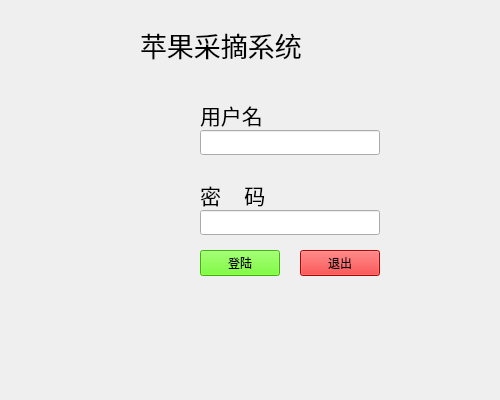
<?xml version="1.0" encoding="UTF-8"?>
<ui version="4.0">
 <class>MainWindow</class>
 <widget class="QMainWindow" name="MainWindow">
  <property name="geometry">
   <rect>
    <x>0</x>
    <y>0</y>
    <width>500</width>
    <height>400</height>
   </rect>
  </property>
  <property name="minimumSize">
   <size>
    <width>500</width>
    <height>400</height>
   </size>
  </property>
  <property name="windowTitle">
   <string>MainWindow</string>
  </property>
  <property name="styleSheet">
   <string notr="true"/>
  </property>
  <widget class="QWidget" name="centralwidget">
   <widget class="QLabel" name="label_name">
    <property name="geometry">
     <rect>
      <x>200</x>
      <y>100</y>
      <width>80</width>
      <height>30</height>
     </rect>
    </property>
    <property name="font">
     <font>
      <pointsize>16</pointsize>
     </font>
    </property>
    <property name="text">
     <string>用户名</string>
    </property>
   </widget>
   <widget class="QLabel" name="label_pwd">
    <property name="geometry">
     <rect>
      <x>200</x>
      <y>180</y>
      <width>80</width>
      <height>30</height>
     </rect>
    </property>
    <property name="font">
     <font>
      <pointsize>16</pointsize>
     </font>
    </property>
    <property name="text">
     <string>密    码</string>
    </property>
   </widget>
   <widget class="QLineEdit" name="lineEdit_name">
    <property name="geometry">
     <rect>
      <x>200</x>
      <y>130</y>
      <width>180</width>
      <height>25</height>
     </rect>
    </property>
    <property name="text">
     <string/>
    </property>
   </widget>
   <widget class="QLineEdit" name="lineEdit_pwd">
    <property name="geometry">
     <rect>
      <x>200</x>
      <y>210</y>
      <width>180</width>
      <height>25</height>
     </rect>
    </property>
   </widget>
   <widget class="QPushButton" name="pushButton_log">
    <property name="geometry">
     <rect>
      <x>200</x>
      <y>250</y>
      <width>80</width>
      <height>26</height>
     </rect>
    </property>
    <property name="styleSheet">
     <string notr="true">background-color: rgb(85, 255, 0);</string>
    </property>
    <property name="text">
     <string>登陆</string>
    </property>
   </widget>
   <widget class="QPushButton" name="pushButton_quit">
    <property name="geometry">
     <rect>
      <x>300</x>
      <y>250</y>
      <width>80</width>
      <height>26</height>
     </rect>
    </property>
    <property name="styleSheet">
     <string notr="true">background-color: rgb(255, 0, 0);</string>
    </property>
    <property name="text">
     <string>退出</string>
    </property>
   </widget>
   <widget class="QLabel" name="label_title">
    <property name="geometry">
     <rect>
      <x>140</x>
      <y>10</y>
      <width>180</width>
      <height>70</height>
     </rect>
    </property>
    <property name="font">
     <font>
      <pointsize>20</pointsize>
     </font>
    </property>
    <property name="text">
     <string>苹果采摘系统</string>
    </property>
   </widget>
  </widget>
 </widget>
 <resources/>
 <connections/>
</ui>
